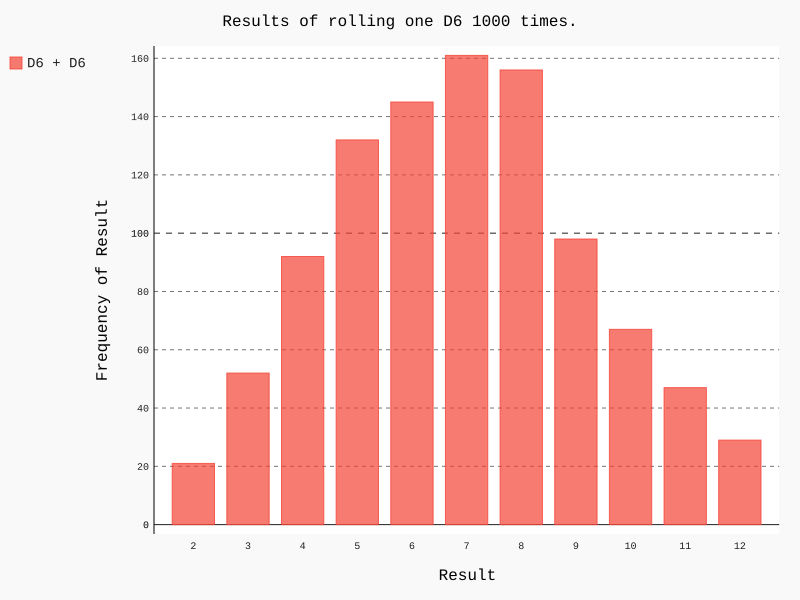

This chart was generated by the following Python code:
import pygal

from die import Die

die_1 = Die()
die_2 = Die()
results = []  # 反回结果填进这里
for roll_num in range(1000):
    """摇一百次"""
    result = die_1.roll() + die_2.roll()  # 摇两枚骰子
    results.append(result)

# 分析结果
frequencies = []
max_result = die_1.num_sides + die_2.num_sides
for value in range(2, max_result + 1):
    frequency = results.count(value)  # 返回value在results总数
    frequencies.append(frequency)

"""创建一个直方图"""
hist = pygal.Bar()  # 创建对象实例

hist.title = "Results of rolling one D6 1000 times."  # 显然明了
hist.x_labels = ['2', '3', '4', '5', '6', '7', '8', '9', '10', '11', '12']  # x轴标签
hist.x_title = "Result"  # x轴标题
hist.y_title = "Frequency of Result"
hist.add("D6 + D6", frequencies)  # 添加标签标识(图例D6)
hist.render_to_file('die_visual.svg')  # 渲染为svg格式并保存,使用web打开
